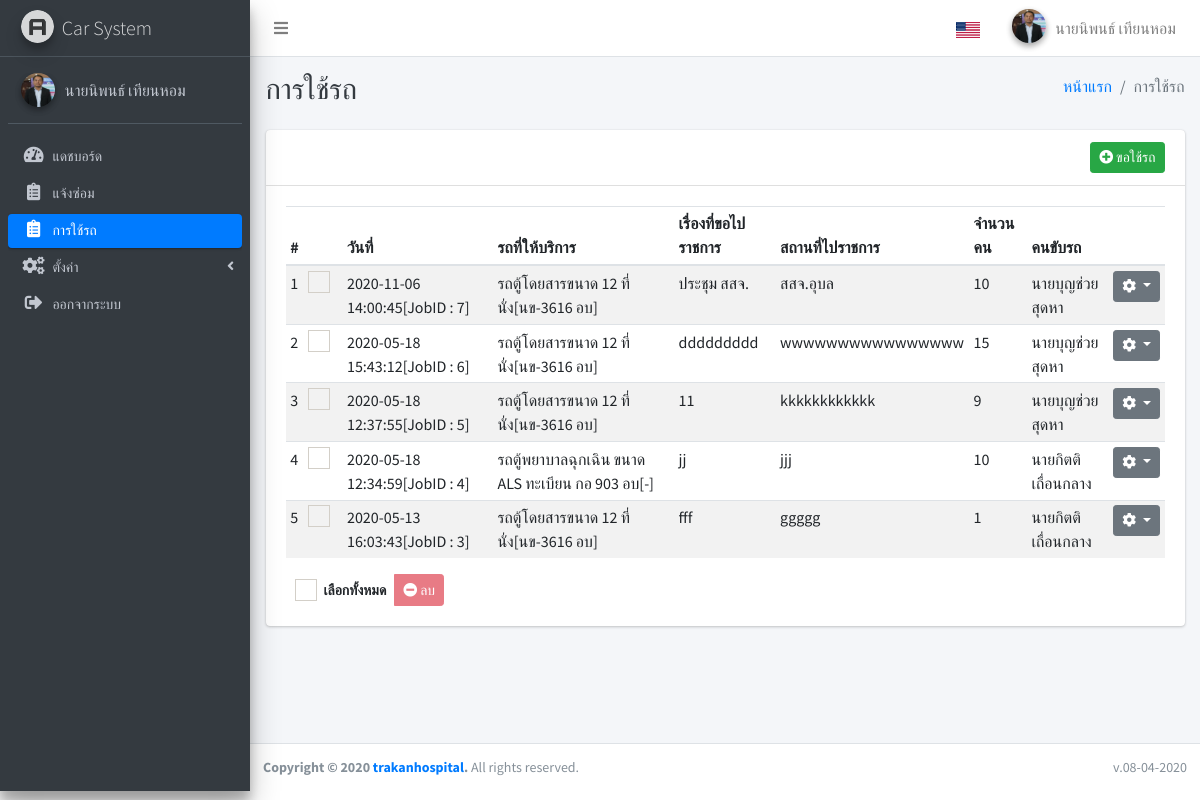
Screenshot of /index.php?page=usecar (signed in) with the database file from the repository.
### tables this page shows
CREATE TABLE `system` (
  `id` int(11) NOT NULL AUTO_INCREMENT,
  `title` varchar(100) NOT NULL,
  `name` varchar(100) NOT NULL,
  `updated_at` timestamp NOT NULL DEFAULT current_timestamp() ON UPDATE current_timestamp(),
  `created_at` timestamp NOT NULL DEFAULT current_timestamp(),
  PRIMARY KEY (`id`)
);

CREATE TABLE `ui_language` (
  `id` int(11) NOT NULL AUTO_INCREMENT,
  `en` text NOT NULL,
  `th` text NOT NULL,
  PRIMARY KEY (`id`)
);

CREATE TABLE `usecar` (
  `id` int(11) NOT NULL AUTO_INCREMENT,
  `depart_id` int(11) DEFAULT NULL,
  `title` varchar(250) DEFAULT NULL,
  `goto` varchar(250) DEFAULT NULL,
  `person` varchar(5) DEFAULT NULL,
  `inventory_id` int(11) DEFAULT NULL,
  `use_date` date DEFAULT NULL,
  `use_time` varchar(50) DEFAULT NULL,
  `driver_id` int(11) DEFAULT NULL,
  `description` varchar(250) DEFAULT NULL,
  `admin` int(11) DEFAULT NULL,
  `approve` int(11) DEFAULT NULL,
  `noapprove` varchar(250) DEFAULT NULL,
  `user_id` int(11) DEFAULT NULL,
  `created_at` timestamp NULL DEFAULT current_timestamp(),
  `updated_at` timestamp NULL DEFAULT current_timestamp() ON UPDATE current_timestamp(),
  PRIMARY KEY (`id`)
);

### apps/usecar/index.php (the view, shortened to what this page needs)
<?php
  $fields = "*";
  $table = "usecar";
  if($_SESSION["POSITION"] == "1"){
    $conditions = " order by created_at desc";
  }else{
    $conditions = " where user_id = '".$_SESSION["USER_ID"]."' order by created_at desc";
  }
  $repair = fetch_all($fields, $table, $conditions);
  $inventory = fetch_all("*","inventory");
  $inventory_txt = array();
  foreach($inventory as $inven){
    $inventory_txt[$inven["id"]] = $inven["name"];
    $inventory_idnumber[$inven["id"]] = $inven["serial_number"];
  }
  $fields = "*";
  $table = "driver";
  $driver = fetch_all($fields, $table);
  foreach($driver as $driver){
    $driver_txt[$driver["id"]] = $driver["name"];
  }
?>
<div class="content-wrapper">
  <div class="content-header">
    <div class="container-fluid">
      <div class="row mb-2">
        <div class="col-sm-6">
          <h1 class="m-0 text-dark"><?php lang("usecar");?></h1>
        </div>
        <div class="col-sm-6">
          <ol class="breadcrumb float-sm-right">
            <li class="breadcrumb-item"><a href="./"><?php lang("Home");?></a></li>
            <li class="breadcrumb-item active"><?php lang("usecar");?></li>
          </ol>
        </div>
      </div>
    </div>
  </div>
  <div class="content">
    <div class="container-fluid">
      <div class="row">
        <div class="col-lg-12">
          <div class="card">
          <?php if($_SESSION["POSITION"] == "1" || $_SESSION["POSITION"] == "2" || $_SESSION["POSITION"] == "3" || $_SESSION["POSITION"] == "4"){ ?>
            <div class="card-header">
              <a href="?page=usecar/add" class="btn btn-success btn-sm float-right"><i class="fas fa-plus-circle"></i>
              <?php lang("usecar1");?></a>
            </div>
          <?php } ?>
            <div class="card-body">
              <form action="apps/usecar/do_usecar.php?action=delete_all" id="frm" method="POST">
                <div class="table-responsive">
                  <table class="table table-striped table-hover table-sm">
                    <thead>
                      <tr>
                        <th>#</th>
                        <?php if($_SESSION["POSITION"] == "1"){ ?>
                        <th></th>
                        <?php } ?>
                        <th><?php lang("Date");?></th>
                        <th><?php lang("carname");?></th>
                        <th><?php lang("usename");?></th>
                        <th><?php lang("goto");?></th>
                        <th><?php lang("personnum");?></th>
                        <th><?php lang("driver");?></th>
                        <th></th>
                      </tr>
                    </thead>
                    <tbody>
                      <?php
                $i = 1;
                   foreach($repair as $repair){
                ?>
                      <tr>
                        <td><?php echo $i++;?></td>
                        <?php if($_SESSION["POSITION"] == "1"){ ?>
                        <td class="text-center">
                          <div class="icheck-primary d-inline">
                            <label for="checK_<?php echo $i;?>">
                            </label>
                          </div>
                        </td>
                        <?php } ?>
                        <td><?php echo $repair["created_at"];?>[JobID : <?php echo $repair["id"];?>]</td>
                        <td><?php echo $inventory_txt[$repair["inventory_id"]];?>[<?php echo $inventory_idnumber[$repair["inventory_id"]];?>]</td>
                        <td><?php echo $repair["title"];?></td>
                        <td><?php echo $repair["goto"];?></td>
                        <td><?php echo $repair["person"];?></td>
                        <td><?php echo isset($driver_txt[$repair["driver_id"]]) ? $driver_txt[$repair["driver_id"]] : "-";?></td>
                        <td>
                          <div class="dropdown">
                            <button class="btn btn-secondary btn-sm dropdown-toggle" type="button"
                              id="dropdownMenuButton" data-toggle="dropdown" aria-haspopup="true" aria-expanded="false">
                              <i class="fas fa-cog"></i>
                            </button>
                          </div>
                        </td>
                      </tr>
                      <?php } ?>
                    </tbody>
                  </table>
                </div>
                <?php if($_SESSION["POSITION"] == "1"){ ?>
                <div class="row">
                  <div class="col-md-12">
                    <div class="btn-group">
                      <button type="button" class="btn-sm btn">
                        <div class="icheck-primary d-inline">
                          <label for="checkall"> <?php lang("Select All");?>
                          </label>
                        </div>
                      </button>
                      <button type="button" class="btn-sm btn btn-danger btn-delete-all" disabled data-toggle="modal"
                        data-target="#modalDeleteAll"><i class="fas fa-minus-circle"></i> <?php lang("Delete");?>
                      </button>
                    </div>
                  </div>
                </div>
                <?php } ?>
            </div>
          </div>
        </div>
      </div>
    </div>
  </div>
</div>

### include/sidebar.php (shortened to what this page needs)
<?php
$arr_repair = array("repair","repair/add","repair/edit");
$arr_dashboard = array("dashboard");
$arr_settings = array("driver","driver/delete","system","category","category/delete","place","place/delete","type","type/delete","brand","brand/delete","inventory", "inventory/add","inventory/edit","inventory/delete","status","status/delete","problem", "problem/delete", "language","department","department/delete","users","users/add","users/edit", "users/delete");
$arr_usecar = array("usecar","usecar/add","usecar/edit","usecar/delete");
?>
<aside class="main-sidebar sidebar-dark-primary elevation-4">
  <a href="./" class="brand-link">
    <img src="dist/img/AdminLTELogo.png" alt="AdminLTE Logo" class="brand-image img-circle elevation-3"
      style="opacity: .8">
    <span class="brand-text font-weight-light"><?php echo $system["name"];?></span>
  </a>
  <div class="sidebar os-host os-theme-light os-host-overflow os-host-overflow-y os-host-resize-disabled os-host-scrollbar-horizontal-hidden os-host-transition">
    <div class="user-panel mt-3 pb-3 mb-3 d-flex">
      <div class="image">
        <?php if(!empty($_SESSION["PROFILE"])){ ?>
        <?php if(file_exists("uploads/users/".$_SESSION["PROFILE"])){ ?>
        <img src="uploads/users/<?php echo $_SESSION["PROFILE"];?>" class="img-circle elevation-2" alt="Profile-img"
          style="max-width:34px; max-height:34px; min-width:34px; min-height:34px;">
        <?php }else{ ?>
        <img src="dist/img/avatar04.png" class="img-circle elevation-2" alt="User Image">
        <?php } ?>
        <?php }else{ ?>
        <img src="dist/img/avatar04.png" class="img-circle elevation-2" alt="User Image">
        <?php } ?>
      </div>
      <div class="info">
        <a href="?page=profile" class="d-block"><?php echo $_SESSION["FIRST_NAME"] ." ". $_SESSION["LAST_NAME"];?></a>
      </div>
    </div>
    <nav class="mt-2">
      <ul class="nav nav-pills nav-sidebar flex-column nav-compact nav-child-indent text-sm" data-widget="treeview" role="menu" data-accordion="false">
        <li class="nav-item">
          <a href="?page=dashboard" class="nav-link <?php if(in_array($page, $arr_dashboard)){echo "active"; }?>">
            <i class="nav-icon fas fa-tachometer-alt"></i>
            <p>
              <?php lang("Dashboard");?>
            </p>
          </a>
        </li>
        <?php if($_SESSION["POSITION"] != "2"){?>
        <li class="nav-item">
          <a href="?page=repair" class="nav-link <?php if(in_array($page, $arr_repair)){echo "active"; }?>">
            <i class="nav-icon fas fa-clipboard-list"></i>
            <p>
            <?php lang("Repair");?>
            </p>
          </a>
        </li>
        <?php } ?>
        <?php if($_SESSION["POSITION"] != ""){?>
        <li class="nav-item">
          <a href="?page=usecar" class="nav-link <?php if(in_array($page, $arr_usecar)){echo "active"; }?>">
            <i class="nav-icon fas fa-clipboard-list"></i>
            <p>
            <?php lang("UseCar");?>
            </p>
          </a>
        </li>
        <?php } ?>
        <?php if($_SESSION["POSITION"] == "1"){?>
        <li class="nav-item has-treeview <?php if(in_array($page, $arr_settings)){echo "menu-open"; }?>">
          <a href="#" class="nav-link <?php if(in_array($page, $arr_settings)){echo "active"; }?>">
            <i class="nav-icon fas fa-cogs"></i>
            <p>
              <?php lang("Settings");?>
              <i class="right fas fa-angle-left"></i>
            </p>
          </a>
        </li>
        <?php } ?>
        <li class="nav-item">
          <a href="javascript:void(0);" class="nav-link" data-toggle="modal" data-target="#logoutModal">
            <i class="nav-icon fas fa-sign-out-alt"></i>
            <p>
            <?php lang("Logout");?>
            </p>
          </a>
        </li>
      </ul>
    </nav>
  </div>
</aside>

### db_function/function.php (shortened to what this page needs)
<?php
function lang($text, $echo = true){
    global $conn;
    $lang = isset($_SESSION["LANGUAGE"]) ? $_SESSION["LANGUAGE"] : "th" ;
    $stmt =  $conn->prepare(" DESCRIBE ui_language   ");
    $stmt->bindParam(":lang",$lang);
    $stmt->execute();
    $data = $stmt->fetchAll(PDO::FETCH_ASSOC);
    $conditions = false;
    if($data === FALSE){
        if($echo){
            echo $text;
        }else{
            return $text;
        }
    }else{
        foreach($data as $row){
            if($row["Field"] == $lang){
                $conditions = true;
            }
        }
        if($conditions){
            $stmt =  $conn->prepare("SELECT * FROM ui_language WHERE en = :txt OR th = :txt ");
            $stmt->bindParam(":txt",$text, PDO::PARAM_STR);
            $stmt->execute();
            $data = $stmt->fetch(PDO::FETCH_ASSOC);
            if($data === FALSE){
                $sql = "INSERT INTO `ui_language` SET ";
                $sql .= " en = :txt ";
                $stmt = $conn->prepare($sql);
                $stmt->bindParam(":txt",$text);
                $result = $stmt->execute();
                if($echo){
                    echo $text;
                }else{
                    return $text;
                }
            }else{
                $txt_lang = !empty($data[$lang]) ? $data[$lang] : $data["en"];
                if($echo){
                    echo $txt_lang;
                }else{
                    return $txt_lang;
                }
            }
        }
    }
}
function fetch_all($fields, $table, $conditions = NULL , $req = NULL){
    global $conn;
    try{
        $stmt = $conn->prepare("SELECT $fields FROM `$table` $conditions ");
        if(!empty($req)){
            foreach($req as $key => $v){
                $stmt->bindParam(":".$key,$v);
            }
        }
        $result = $stmt->execute();
        $data = array();
        while($row = $stmt->fetch(PDO::FETCH_ASSOC)){
          $data[] = $row;
        }
    }catch(PDOException $e){
        echo "Error: " . $e->getMessage();
        die();
    }
    return $data;
}
?>

### rows the page displays
system: name "Car System"
ui_language: th "แดชบอร์ด"
ui_language: th "แจ้งซ่อม"
ui_language: th "การใช้รถ การใช้รถ การใช้รถ"
ui_language: th "ตั้งค่า"
ui_language: th "ออกจากระบบ"
ui_language: th "หน้าแรก"
ui_language: th "ขอใช้รถ"
ui_language: th "วันที่"
ui_language: th "รถที่ให้บริการ"
ui_language: th "เรื่องที่ขอไปราชการ"
ui_language: th "สถานที่ไปราชการ"
ui_language: th "จำนวนคน"
ui_language: th "คนขับรถ"
usecar: created_at "2020-11-06 14:00:45", id "7", inventory "รถตู้โดยสารขนาด 12 ที่นั่ง", inventory "นข-3616 อบ", title "ประชุม สสจ.", goto "สสจ.อุบล", person "10", driver "นายบุญช่วย สุดหา"
usecar: created_at "2020-05-18 15:43:12", id "6", inventory "รถตู้โดยสารขนาด 12 ที่นั่ง", inventory "นข-3616 อบ", title "ddddddddd", goto "wwwwwwwwwwwwwwww", person "15", driver "นายบุญช่วย สุดหา"
usecar: created_at "2020-05-18 12:37:55", id "5", inventory "รถตู้โดยสารขนาด 12 ที่นั่ง", inventory "นข-3616 อบ", title "11", goto "kkkkkkkkkkkk", person "9", driver "นายบุญช่วย สุดหา"
usecar: created_at "2020-05-18 12:34:59", id "4", inventory "รถตู้พยาบาลฉุกเฉิน ขนาด ALS ทะเบียน กอ 903 อบ", inventory "-", title "jj", goto "jjj", person "10", driver "นายกิตติ เถื่อนกลาง"
usecar: created_at "2020-05-13 16:03:43", id "3", inventory "รถตู้โดยสารขนาด 12 ที่นั่ง", inventory "นข-3616 อบ", title "fff", goto "ggggg", person "1", driver "นายกิตติ เถื่อนกลาง"
ui_language: th "เลือกทั้งหมด"
ui_language: th "ลบ"

### other values shown
$_SESSION["FIRST_NAME"] "นายนิพนธ์"
$_SESSION["LAST_NAME"] "เทียนหอม"
